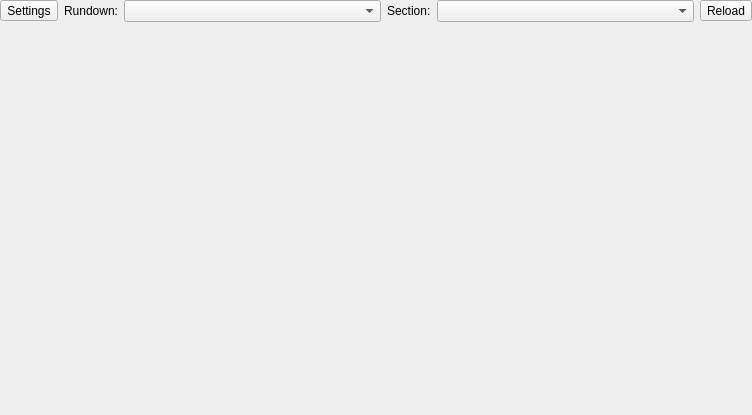
<?xml version="1.0" encoding="UTF-8"?>
<ui version="4.0">
 <class>MainWindow</class>
 <widget class="QMainWindow" name="MainWindow">
  <property name="geometry">
   <rect>
    <x>0</x>
    <y>0</y>
    <width>752</width>
    <height>415</height>
   </rect>
  </property>
  <property name="windowTitle">
   <string>SimplePrompter</string>
  </property>
  <widget class="QWidget" name="centralWidget">
   <layout class="QGridLayout" name="gridLayout">
    <property name="leftMargin">
     <number>0</number>
    </property>
    <property name="topMargin">
     <number>0</number>
    </property>
    <property name="rightMargin">
     <number>0</number>
    </property>
    <property name="bottomMargin">
     <number>0</number>
    </property>
    <item row="1" column="0" colspan="6">
     <widget class="ScriptView" name="scriptView" native="true">
      <property name="sizePolicy">
       <sizepolicy hsizetype="Preferred" vsizetype="Preferred">
        <horstretch>0</horstretch>
        <verstretch>1</verstretch>
       </sizepolicy>
      </property>
     </widget>
    </item>
    <item row="0" column="1">
     <widget class="QLabel" name="label">
      <property name="text">
       <string>Rundown:</string>
      </property>
     </widget>
    </item>
    <item row="0" column="4">
     <widget class="QComboBox" name="sectionCombo">
      <property name="sizePolicy">
       <sizepolicy hsizetype="Preferred" vsizetype="Fixed">
        <horstretch>1</horstretch>
        <verstretch>0</verstretch>
       </sizepolicy>
      </property>
      <property name="sizeAdjustPolicy">
       <enum>QComboBox::AdjustToMinimumContentsLength</enum>
      </property>
     </widget>
    </item>
    <item row="0" column="0">
     <widget class="QToolButton" name="settingsButton">
      <property name="text">
       <string>Settings</string>
      </property>
      <property name="icon">
       <iconset resource="simpleprompter.qrc">
        <normaloff>:/icons/settings.png</normaloff>:/icons/settings.png</iconset>
      </property>
     </widget>
    </item>
    <item row="0" column="3">
     <widget class="QLabel" name="label_2">
      <property name="text">
       <string>Section:</string>
      </property>
     </widget>
    </item>
    <item row="0" column="2">
     <widget class="GroupedComboBox" name="rundownCombo">
      <property name="sizePolicy">
       <sizepolicy hsizetype="Preferred" vsizetype="Fixed">
        <horstretch>1</horstretch>
        <verstretch>0</verstretch>
       </sizepolicy>
      </property>
      <property name="sizeAdjustPolicy">
       <enum>QComboBox::AdjustToMinimumContentsLength</enum>
      </property>
     </widget>
    </item>
    <item row="0" column="5">
     <widget class="QToolButton" name="reloadButton">
      <property name="text">
       <string>Reload</string>
      </property>
      <property name="icon">
       <iconset resource="simpleprompter.qrc">
        <normaloff>:/icons/refresh.png</normaloff>:/icons/refresh.png</iconset>
      </property>
     </widget>
    </item>
   </layout>
  </widget>
 </widget>
 <layoutdefault spacing="6" margin="11"/>
 <customwidgets>
  <customwidget>
   <class>GroupedComboBox</class>
   <extends>QComboBox</extends>
   <header location="global">groupedcombobox.h</header>
  </customwidget>
  <customwidget>
   <class>ScriptView</class>
   <extends>QWidget</extends>
   <header location="global">scriptview.h</header>
   <container>1</container>
   <slots>
    <slot>forward()</slot>
    <slot>back()</slot>
   </slots>
  </customwidget>
 </customwidgets>
 <resources>
  <include location="simpleprompter.qrc"/>
 </resources>
 <connections/>
</ui>
